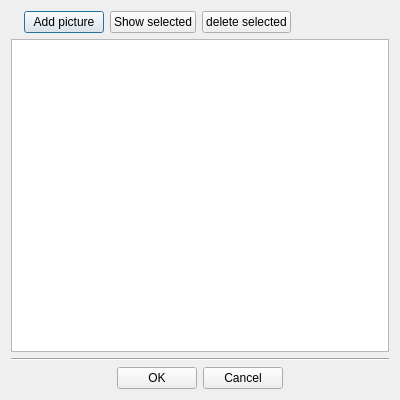
<?xml version="1.0" encoding="UTF-8"?>
<ui version="4.0">
 <class>Dialog</class>
 <widget class="QDialog" name="Dialog">
  <property name="windowModality">
   <enum>Qt::WindowModal</enum>
  </property>
  <property name="geometry">
   <rect>
    <x>0</x>
    <y>0</y>
    <width>400</width>
    <height>400</height>
   </rect>
  </property>
  <property name="minimumSize">
   <size>
    <width>325</width>
    <height>400</height>
   </size>
  </property>
  <property name="maximumSize">
   <size>
    <width>400</width>
    <height>500</height>
   </size>
  </property>
  <property name="windowTitle">
   <string>Pictures</string>
  </property>
  <layout class="QVBoxLayout" name="verticalLayout">
   <item>
    <layout class="QVBoxLayout" name="verticalLayout_2">
     <property name="rightMargin">
      <number>0</number>
     </property>
     <item>
      <layout class="QHBoxLayout" name="horizontalLayout_3">
       <property name="topMargin">
        <number>0</number>
       </property>
       <property name="rightMargin">
        <number>0</number>
       </property>
       <item>
        <widget class="QLabel" name="labelname">
         <property name="text">
          <string/>
         </property>
        </widget>
       </item>
       <item>
        <widget class="QPushButton" name="pushButton_pic">
         <property name="text">
          <string>Add picture</string>
         </property>
        </widget>
       </item>
       <item>
        <widget class="QPushButton" name="pushButton_show">
         <property name="text">
          <string>Show selected</string>
         </property>
        </widget>
       </item>
       <item>
        <widget class="QPushButton" name="pushButton_del">
         <property name="text">
          <string>delete selected</string>
         </property>
        </widget>
       </item>
       <item>
        <spacer name="horizontalSpacer_3">
         <property name="orientation">
          <enum>Qt::Horizontal</enum>
         </property>
         <property name="sizeHint" stdset="0">
          <size>
           <width>40</width>
           <height>20</height>
          </size>
         </property>
        </spacer>
       </item>
      </layout>
     </item>
     <item>
      <widget class="QListWidget" name="listWidget">
       <property name="alternatingRowColors">
        <bool>true</bool>
       </property>
       <property name="selectionMode">
        <enum>QAbstractItemView::MultiSelection</enum>
       </property>
      </widget>
     </item>
    </layout>
   </item>
   <item>
    <widget class="Line" name="line">
     <property name="orientation">
      <enum>Qt::Horizontal</enum>
     </property>
    </widget>
   </item>
   <item>
    <layout class="QHBoxLayout" name="horizontalLayout">
     <item>
      <spacer name="horizontalSpacer_2">
       <property name="orientation">
        <enum>Qt::Horizontal</enum>
       </property>
       <property name="sizeHint" stdset="0">
        <size>
         <width>40</width>
         <height>20</height>
        </size>
       </property>
      </spacer>
     </item>
     <item>
      <widget class="QPushButton" name="pushButton_ok">
       <property name="text">
        <string>OK</string>
       </property>
      </widget>
     </item>
     <item>
      <widget class="QPushButton" name="pushButton_cancel">
       <property name="text">
        <string>Cancel</string>
       </property>
      </widget>
     </item>
     <item>
      <spacer name="horizontalSpacer">
       <property name="orientation">
        <enum>Qt::Horizontal</enum>
       </property>
       <property name="sizeHint" stdset="0">
        <size>
         <width>40</width>
         <height>20</height>
        </size>
       </property>
      </spacer>
     </item>
    </layout>
   </item>
  </layout>
 </widget>
 <tabstops>
  <tabstop>pushButton_pic</tabstop>
  <tabstop>pushButton_show</tabstop>
  <tabstop>pushButton_del</tabstop>
  <tabstop>listWidget</tabstop>
  <tabstop>pushButton_ok</tabstop>
  <tabstop>pushButton_cancel</tabstop>
 </tabstops>
 <resources/>
 <connections>
  <connection>
   <sender>pushButton_ok</sender>
   <signal>clicked()</signal>
   <receiver>Dialog</receiver>
   <slot>accept()</slot>
   <hints>
    <hint type="sourcelabel">
     <x>196</x>
     <y>489</y>
    </hint>
    <hint type="destinationlabel">
     <x>334</x>
     <y>399</y>
    </hint>
   </hints>
  </connection>
  <connection>
   <sender>pushButton_cancel</sender>
   <signal>clicked()</signal>
   <receiver>Dialog</receiver>
   <slot>reject()</slot>
   <hints>
    <hint type="sourcelabel">
     <x>277</x>
     <y>489</y>
    </hint>
    <hint type="destinationlabel">
     <x>334</x>
     <y>399</y>
    </hint>
   </hints>
  </connection>
  <connection>
   <sender>pushButton_del</sender>
   <signal>clicked()</signal>
   <receiver>Dialog</receiver>
   <slot>delete_selected()</slot>
   <hints>
    <hint type="sourcelabel">
     <x>327</x>
     <y>22</y>
    </hint>
    <hint type="destinationlabel">
     <x>199</x>
     <y>199</y>
    </hint>
   </hints>
  </connection>
  <connection>
   <sender>pushButton_pic</sender>
   <signal>clicked()</signal>
   <receiver>Dialog</receiver>
   <slot>add_picture()</slot>
   <hints>
    <hint type="sourcelabel">
     <x>71</x>
     <y>22</y>
    </hint>
    <hint type="destinationlabel">
     <x>199</x>
     <y>199</y>
    </hint>
   </hints>
  </connection>
  <connection>
   <sender>pushButton_show</sender>
   <signal>clicked()</signal>
   <receiver>Dialog</receiver>
   <slot>show_selected()</slot>
   <hints>
    <hint type="sourcelabel">
     <x>199</x>
     <y>22</y>
    </hint>
    <hint type="destinationlabel">
     <x>199</x>
     <y>199</y>
    </hint>
   </hints>
  </connection>
 </connections>
 <slots>
  <slot>delete_selected()</slot>
  <slot>show_selected()</slot>
  <slot>add_picture()</slot>
 </slots>
</ui>
